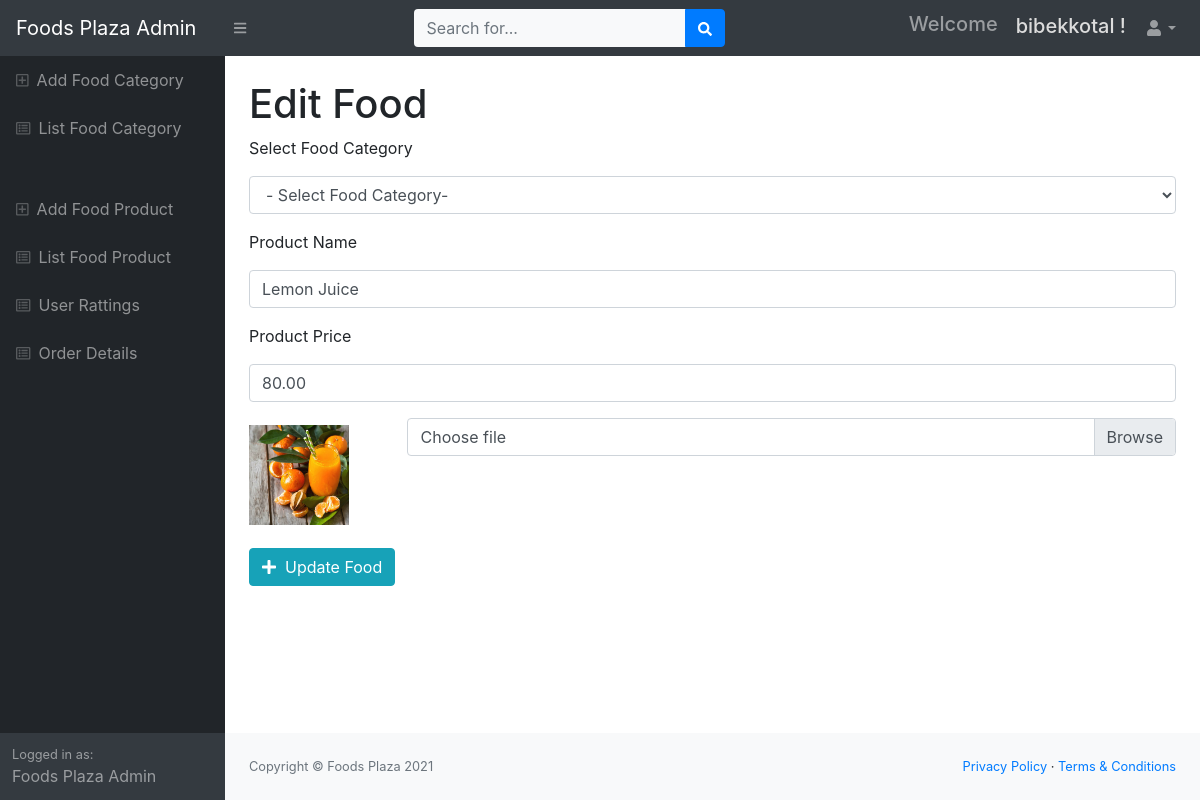
The app's page /admin/_update_food.php?efid=6 (signed in) with its own data.
### tables this page shows
CREATE TABLE `foods` (
  `f_id` int(10) NOT NULL,
  `c_id` int(10) NOT NULL,
  `f_name` varchar(100) NOT NULL,
  `f_price` decimal(10,2) NOT NULL,
  `f_image` varchar(200) NOT NULL
);

### admin/_update_food.php (the view, shortened to what this page needs)
<?php session_start();
if (!isset($_SESSION['aun'])) {
    header("location:login.php");
} ?><!DOCTYPE html>
<html lang="en">
    <head>
        <link href="css/styles.css" rel="stylesheet" />
        <link href="https://cdn.datatables.net/1.10.20/css/dataTables.bootstrap4.min.css" rel="stylesheet" />
    </head>
    <body class="sb-nav-fixed">
    <?php include("inc/top.php"); ?>
        <div id="layoutSidenav">
     <?php include("inc/side.php"); ?>
            <div id="layoutSidenav_content">
                <main>
<div class="container-fluid">
        <h1 class="mt-4">Edit Food</h1>
        <?php include'inc/db.php';
        $id=$_GET['efid'];
        $select="SELECT * FROM foods WHERE f_id='$id'";
        $result=$con->query($select);
        while ($row=$result->fetch_assoc()){
            ?>
        <form action="_update_ins_food.php" method="post" enctype="multipart/form-data">
            <p>Select Food Category</p>
            <p><select id="category" name="category" class="form-control">
            <option <?php if ($row['c_id']=="") { echo "selected"; } ?> value=""> - Select Food Category- </option>
            </select></p>
            <p>Product Name</p><p><input type="text" name="name" class="form-control" value="<?php echo $row['f_name']; ?>"></p>
            <p>Product Price</p><p><input type="text" name="price" class="form-control" value="<?php echo $row['f_price']; ?>"></p>
             <div class="form-group row">
                <div class="col-sm-2 col-form-label"> <img src="../product_img/<?php echo $row['f_image']; ?>" style="width: 100px;"></div>
                <div class="col-sm-10">
                  <div class="custom-file">
                    <label class="custom-file-label" for="customFile">Choose file</label>
                  </div>
                </div>
              </div>
            <button type="submit" name="update" class="btn btn-info"><i class="fas fa-plus"></i>&nbsp Update Food</button>
        </form>  <?php } ?>
</div>
                </main>
    <?php include("inc/footer.php"); ?>
            </div>
        </div>
    </body>
</html>

### records on screen
foods: name "Lemon Juice", price "80.00", f_image (picture)

### other values on screen
$_SESSION['aun'] "bibekkotal"
